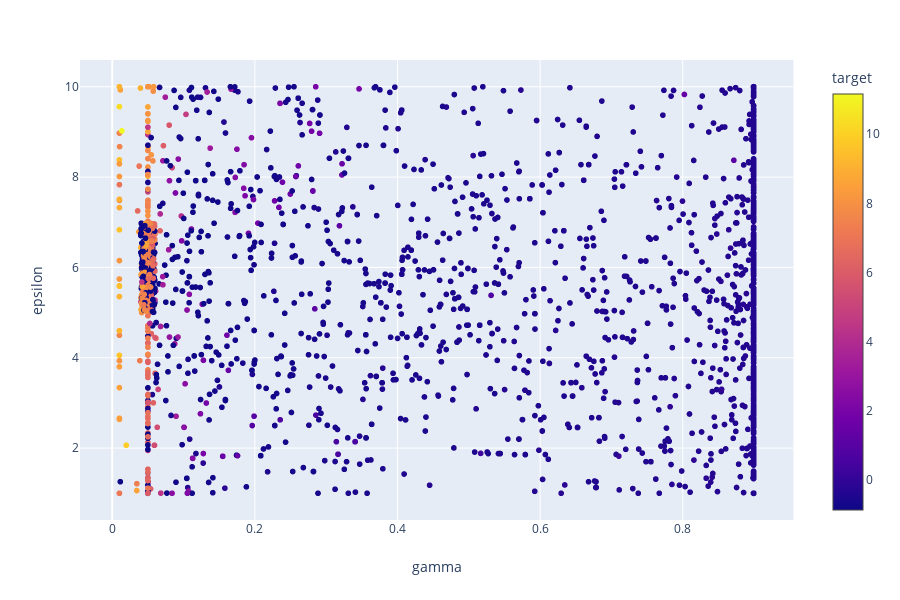

Notebook cell for this chart:
### Code cell
px.scatter(df, x="gamma", y="epsilon", color="target")

### Figure 1 — Plotly figure (JSON) as saved in the notebook; plotly's stock layout.template omitted (floating-point values rounded to 4 significant figures; data arrays with more than 128 entries replaced by an {"elided": "..."} marker saying what was removed)
{"data": [{"hoverlabel": {"namelength": 0}, "hovertemplate": "gamma=%{x}<br>epsilon=%{y}<br>target=%{marker.color}", "legendgroup": "", "marker": {"color": {"elided": "2420 float values"}, "coloraxis": "coloraxis", "symbol": "circle"}, "mode": "markers", "name": "", "showlegend": false, "type": "scattergl", "x": {"elided": "2420 float values"}, "xaxis": "x", "y": {"elided": "2420 float values"}, "yaxis": "y"}], "layout": {"coloraxis": {"colorbar": {"title": {"text": "target"}}, "colorscale": [[0, "#0d0887"], [0.1111, "#46039f"], [0.2222, "#7201a8"], [0.3333, "#9c179e"], [0.4444, "#bd3786"], [0.5556, "#d8576b"], [0.6667, "#ed7953"], [0.7778, "#fb9f3a"], [0.8889, "#fdca26"], [1, "#f0f921"]]}, "height": 600, "legend": {"tracegroupgap": 0}, "margin": {"t": 60}, "xaxis": {"anchor": "y", "domain": [0, 0.98], "title": {"text": "gamma"}}, "yaxis": {"anchor": "x", "domain": [0, 1], "title": {"text": "epsilon"}}}}
